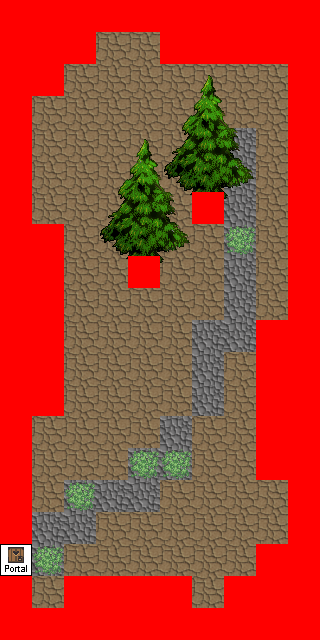

This game map was drawn from its Tiled (.tmx) file and the tilesets committed beside it. A one-line description and the trimmed map source follow:
An orthogonal 10x20 tile map with 32x32 px tiles, 8 tile layers (0_floor, 1_terrain, 2_object, 3_roof, ...), 8 tilesets.

<map version="1.0" orientation="orthogonal" width="10" height="20" tilewidth="32" tileheight="32">
 <tileset name="barrel" firstgid="1" tilewidth="32" tileheight="32">
  <image source="../../tileset/item/pot/barrel.png" width="32" height="64" />
 </tileset>
 <tileset name="bushes" firstgid="3" tilewidth="32" tileheight="32">
  <image source="../../tileset/plant/bush/bushes.png" trans="ffffff" width="160" height="64" />
 </tileset>
 <tileset name="collision" firstgid="13" tilewidth="32" tileheight="32">
  <image source="../../tileset/logic/collision.png" width="32" height="32" />
 </tileset>
 <tileset name="tiles" firstgid="14" tilewidth="32" tileheight="32">
  <image source="../../tileset/ground/indoor/floors_3.png" width="192" height="64" />
 </tileset>
 <tileset name="sciany" firstgid="26" tilewidth="32" tileheight="32">
  <image source="../../tileset/pol/waly/int_plazy.png" width="96" height="288" />
 </tileset>
 <tileset name="doors" firstgid="53" tilewidth="32" tileheight="32">
  <image source="../../tileset/pol/domki/drzwi/door_drewno_int.png" width="160" height="96" />
 </tileset>
 <tileset name="portale" firstgid="68" tilewidth="32" tileheight="32">
  <image source="../../tileset/logic/portal.png" width="224" height="32" />
 </tileset>
 <tileset name="swierk" firstgid="75" tilewidth="32" tileheight="32">
  <image source="../../tileset/pol/natura/drzewa/tree_swierk.png" width="96" height="160" />
 </tileset>
 <layer name="0_floor" width="10" height="20">
  <data>[200 cells, 200 non-empty, 4 distinct tile ids]</data>
 </layer>
 <layer name="1_terrain" width="10" height="20">
  <data>[200 cells, 92 non-empty, 19 distinct tile ids]</data>
 </layer>
 <layer name="2_object" width="10" height="20">
  <data>[200 cells, 0 non-empty, 0 distinct tile ids]</data>
 </layer>
 <layer name="3_roof" width="10" height="20">
  <data>[200 cells, 22 non-empty, 12 distinct tile ids]</data>
 </layer>
 <layer name="4_roof_add" width="10" height="20">
  <data>[200 cells, 12 non-empty, 12 distinct tile ids]</data>
 </layer>
 <layer name="objects" width="10" height="20">
  <data>[200 cells, 1 non-empty, 1 distinct tile ids]</data>
 </layer>
 <layer name="collision" width="10" height="20">
  <data>[200 cells, 82 non-empty, 1 distinct tile ids]</data>
 </layer>
 <layer name="protection" width="10" height="20">
  <data>[200 cells, 0 non-empty, 0 distinct tile ids]</data>
 </layer>
</map>
